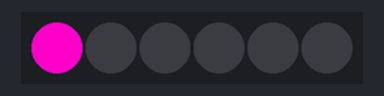
The sketch below on a simulated Arduino Uno, built with avr-gcc and run on an emulated ATmega328P. On the bench: 6 RGB LEDs in strip order, left to right.

Above: at 0.15 s.
At 13.72 s:
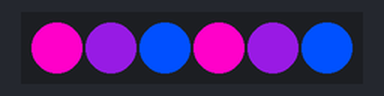
At 20.47 s:
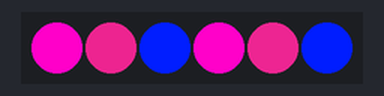
At 24.81 s:
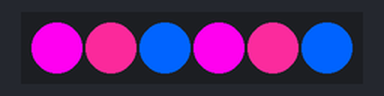
At 37.05 s:
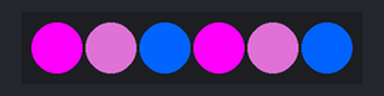
At 39.83 s:
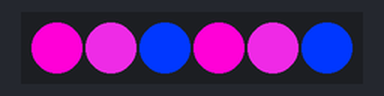
Timing chart, 0 to 40.0 s (numbered marks = the images above):
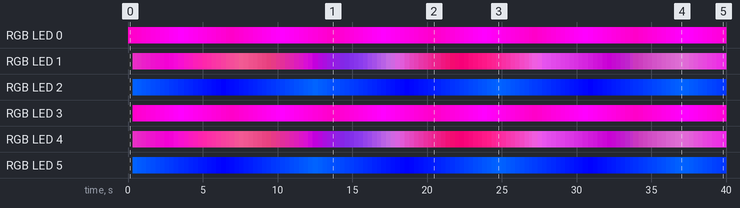

The sketch:

CrystalNightlight.ino
```cpp
#include <Adafruit_NeoPixel.h>
#ifdef __AVR__
 #include <avr/power.h> // Required for 16 MHz Adafruit Trinket
#endif

#define LED_COUNT 6

Adafruit_NeoPixel pixels(LED_COUNT, 3, NEO_GRB+NEO_KHZ800);

const byte redMin[3]    = { 254, 100, 0   };
const byte redMax[3]    = { 255, 255, 1   };
const byte greenMin[3]  = { 0 , 0 , 0 };
const byte greenMax[3]  = { 1 , 80, 100 };
const byte blueMin[3]   = { 200 , 100 , 254 };
const byte blueMax[3]   = { 255, 200 , 255 };

int brF = 33;

byte r[] = {redMin[0], (redMax[1] + redMin[1])/2, redMax[2]};
bool rp[] = {true, true, false}; // is the red value for each pixel increasing or decreasing?
byte g[] = {greenMin[0], (greenMax[1] + greenMin[1])/2, greenMax[2]};
bool gp[] = {true, false, false};// is the green value for each pixel increasing or decreasing?
byte b[] = {blueMin[0], (blueMax[1] + blueMin[1])/2, blueMax[2]};
bool bp[] = {true, true, false}; // is the blue value for each pixel increasing or decreasing?

#define DELAY_TIME 20

void setup()
{
  // These lines are specifically to support the Adafruit Trinket 5V 16 MHz.
  // Any other board, you can remove this part (but no harm leaving it):
#if defined(__AVR_ATtiny85__) && (F_CPU == 16000000)
  clock_prescale_set(clock_div_1);
#endif
  // END of Trinket-specific code.

  pixels.begin(); // INITIALIZE NeoPixel strip object (REQUIRED)
}

int led = 0;

void loop()
{


  //Serial.println("set brightness");
  // foreach pixel in the array...
  //for(int j=0; j < 16; j++)
  //{

    int j = led%LED_COUNT;
    int i = j%3;
    led = ++led % (LED_COUNT*3);

    // set the pixel color
    pixels.setPixelColor(j, pixels.Color(r[i], g[i], b[i]));

    // increment or decrement the color values based on the current state
    r[i] = rp[i] ? r[i]+1 : r[i]-1;
    g[i] = gp[i] ? g[i]+1 : g[i]-1;
    b[i] = bp[i] ? b[i]+1 : b[i]-1;

    // alternate the direction of increment/decrement if one of the bounds has been reached.
    if(r[i] >= redMax[i] || r[i] <= redMin[i])
      rp[i] = !rp[i];
    if(g[i] >= greenMax[i] || g[i] <= greenMin[i])
      gp[i] = !gp[i];
    if(b[i] >= blueMax[i] || b[i] <= blueMin[i])
      bp[i] = !bp[i];
  //}


  //Serial.println("Colors set...");
  // show the pixels
  pixels.show();

  delay(DELAY_TIME);
}
```

Measured:
- by itself, RGB LED 2: off → RGB(1, 96, 255) at 0.31 s, → RGB(1, 92, 255) 0.31 s later, → RGB(1, 86, 255) 0.31 s later, → RGB(1, 82, 255) 0.31 s later, … (130 changes in this stretch)
- by itself, RGB LED 5: off → RGB(0, 97, 254) at 0.31 s, → RGB(0, 91, 254) 0.31 s later, → RGB(0, 87, 254) 0.31 s later, → RGB(0, 81, 254) 0.31 s later, … (131 changes in this stretch)
